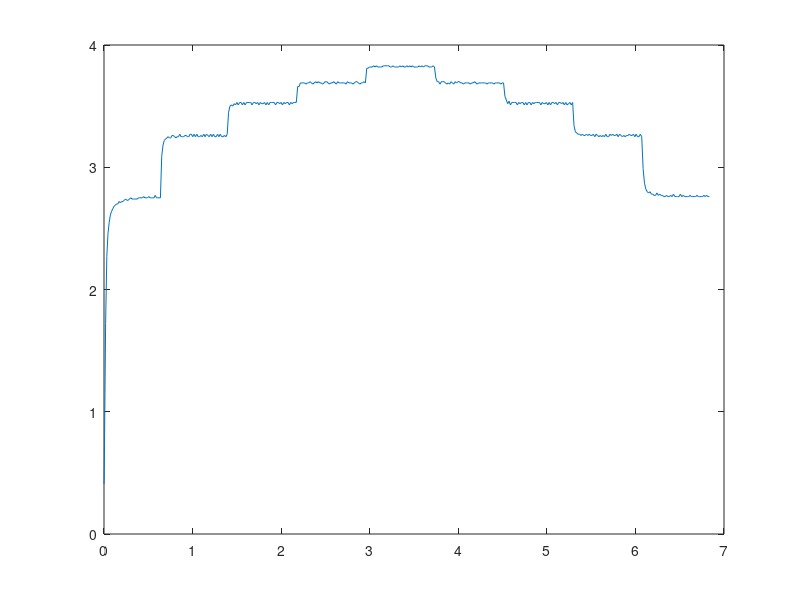

Recreate this plot in MATLAB.
s = [0.41
216
0.43
792
0.44
1376
0.48
2008
0.51
2640
0.54
3272
0.73
5680
1.72
18160
2.27
31680
2.46
45200
2.55
58720
2.61
72240
2.64
85760
2.66
99280
2.68
112800
2.69
127360
2.70
141920
2.70
156480
2.72
171040
2.71
185600
2.72
200160
2.72
214720
2.73
229280
2.74
243840
2.73
258400
2.73
272960
2.74
287520
2.75
302080
2.74
316640
2.74
331200
2.74
345760
2.74
360320
2.74
374888
2.75
389440
2.75
404000
2.75
418560
2.75
433120
2.76
447680
2.75
462240
2.75
476800
2.75
491360
2.76
505920
2.75
520480
2.75
535040
2.75
549600
2.75
564160
2.77
578720
2.75
593280
2.75
607840
2.75
622400
2.75
636960
3.09
651520
3.18
666080
3.22
680640
3.23
695200
3.24
709760
3.25
724320
3.24
738880
3.24
753440
3.26
768000
3.26
782560
3.25
797120
3.24
811680
3.25
826240
3.25
840808
3.27
855360
3.25
869920
3.25
884480
3.25
899040
3.26
913600
3.26
928160
3.25
942720
3.25
957280
3.27
971840
3.27
986400
3.25
1000960
3.27
1016560
3.25
1032160
3.27
1047760
3.25
1063360
3.25
1078960
3.26
1094560
3.25
1110160
3.27
1125760
3.25
1141360
3.27
1156960
3.26
1172560
3.25
1188160
3.27
1203760
3.25
1219360
3.27
1234960
3.25
1250560
3.25
1266160
3.27
1281760
3.25
1297360
3.27
1312960
3.25
1328560
3.25
1344160
3.26
1359760
3.25
1375360
3.27
1390960
3.45
1406560
3.50
1422160
3.51
1437760
3.50
1453360
3.52
1468960
3.51
1484560
3.53
1500160
3.51
1515760
3.53
1531360
3.53
1546960
3.51
1562560
3.53
1578160
3.51
1593760
3.53
1609360
3.53
1624960
3.53
1640568
3.53
1656160
3.51
1671760
3.53
1687360
3.53
1702960
3.52
1718560
3.53
1734160
3.51
1749760
3.53
1765364
3.52
1780960
3.52
1796560
3.53
1812160
3.51
1827760
3.53
1843360
3.51
1858960
3.53
1874560
3.53
1890160
3.53
1905768
3.53
1921360
3.51
1936960
3.53
1952560
3.53
1968160
3.52
1983760
3.53
1999360
3.51
2014960
3.53
2030560
3.52
2046160
3.53
2061760
3.53
2077360
3.51
2092960
3.53
2108560
3.52
2124160
3.53
2139760
3.53
2155360
3.53
2170960
3.66
2186560
3.66
2202160
3.69
2217760
3.69
2233360
3.69
2248960
3.69
2264560
3.68
2280160
3.69
2295760
3.69
2311360
3.70
2326960
3.69
2342560
3.68
2358160
3.69
2373760
3.70
2389360
3.69
2404960
3.70
2420560
3.69
2436160
3.69
2451760
3.68
2467360
3.69
2482960
3.70
2498560
3.70
2514160
3.69
2529760
3.68
2545360
3.69
2560960
3.69
2576560
3.70
2592160
3.69
2607760
3.68
2623360
3.70
2638968
3.69
2654560
3.69
2670160
3.69
2685760
3.69
2701360
3.69
2716960
3.68
2732560
3.70
2748160
3.69
2763764
3.69
2779360
3.69
2794960
3.68
2810560
3.69
2826160
3.70
2841760
3.70
2857360
3.69
2872960
3.68
2888560
3.69
2904168
3.69
2919760
3.70
2935360
3.69
2950960
3.81
2966560
3.81
2982160
3.82
2997760
3.82
3013360
3.82
3028960
3.83
3044560
3.82
3060160
3.83
3075760
3.82
3091360
3.82
3106960
3.82
3122560
3.82
3138160
3.83
3153760
3.83
3169360
3.83
3184960
3.83
3200560
3.83
3216160
3.82
3231760
3.82
3247360
3.83
3262960
3.82
3278560
3.82
3294160
3.82
3309760
3.82
3325360
3.83
3340960
3.82
3356560
3.83
3372160
3.82
3387760
3.82
3403360
3.83
3418960
3.82
3434560
3.83
3450160
3.82
3465760
3.83
3481360
3.82
3496960
3.82
3512560
3.82
3528160
3.82
3543760
3.83
3559360
3.82
3574960
3.83
3590560
3.82
3606160
3.83
3621760
3.83
3637368
3.83
3652960
3.82
3668560
3.82
3684160
3.82
3699760
3.83
3715360
3.82
3730960
3.73
3746560
3.70
3762164
3.70
3777760
3.68
3793360
3.70
3808960
3.70
3824560
3.70
3840160
3.69
3855760
3.68
3871360
3.69
3886960
3.68
3902568
3.70
3918160
3.69
3933760
3.68
3949360
3.70
3964960
3.69
3980560
3.70
3996160
3.70
4011760
3.69
4027360
3.69
4042960
3.68
4058560
3.69
4074160
3.69
4089760
3.69
4105360
3.69
4120960
3.68
4136560
3.69
4152160
3.69
4167760
3.70
4183360
3.69
4198960
3.68
4214560
3.69
4230160
3.69
4245760
3.69
4261360
3.69
4276960
3.69
4292560
3.69
4308160
3.68
4323760
3.69
4339360
3.69
4354960
3.69
4370560
3.69
4386160
3.68
4401760
3.69
4417360
3.69
4432960
3.69
4448560
3.69
4464160
3.68
4479760
3.69
4495360
3.69
4510960
3.58
4526560
3.55
4542160
3.52
4557760
3.54
4573360
3.51
4588960
3.53
4604560
3.53
4620160
3.53
4635768
3.53
4651360
3.51
4666960
3.53
4682560
3.52
4698160
3.53
4713760
3.53
4729360
3.51
4744960
3.53
4760564
3.51
4776160
3.53
4791760
3.53
4807360
3.51
4822960
3.53
4838560
3.52
4854160
3.53
4869760
3.53
4885360
3.53
4900968
3.53
4916560
3.51
4932160
3.53
4947760
3.52
4963360
3.52
4978960
3.53
4994560
3.51
5010160
3.53
5025760
3.51
5041360
3.53
5056960
3.53
5072560
3.52
5088160
3.53
5103760
3.51
5119360
3.53
5134960
3.53
5150560
3.52
5166160
3.53
5181760
3.51
5197360
3.53
5212960
3.51
5228560
3.52
5244160
3.53
5259760
3.51
5275360
3.53
5290960
3.34
5306560
3.29
5322160
3.28
5337760
3.27
5353360
3.27
5368960
3.26
5384560
3.27
5400160
3.26
5415760
3.26
5431360
3.27
5446960
3.26
5462560
3.27
5478160
3.26
5493760
3.26
5509360
3.27
5524960
3.25
5540560
3.27
5556160
3.26
5571760
3.25
5587360
3.26
5602960
3.25
5618560
3.26
5634168
3.25
5649760
3.27
5665360
3.25
5680960
3.25
5696560
3.27
5712160
3.26
5727760
3.27
5743360
3.26
5758964
3.26
5774560
3.27
5790160
3.25
5805760
3.27
5821360
3.26
5836960
3.25
5852560
3.26
5868160
3.25
5883760
3.26
5899368
3.26
5914960
3.27
5930560
3.26
5946160
3.26
5961760
3.27
5977360
3.25
5992960
3.27
6008560
3.25
6024160
3.25
6039760
3.27
6055360
3.25
6070960
2.99
6086560
2.87
6102160
2.82
6117760
2.80
6133360
2.79
6148960
2.80
6164560
2.78
6180160
2.78
6195760
2.77
6211360
2.77
6226960
2.79
6242560
2.77
6258160
2.78
6273760
2.77
6289360
2.77
6304960
2.76
6320560
2.76
6336160
2.77
6351760
2.76
6367360
2.76
6382960
2.77
6398560
2.76
6414160
2.78
6429760
2.76
6445360
2.76
6460960
2.76
6476560
2.76
6492160
2.78
6507760
2.76
6523360
2.77
6538960
2.76
6554560
2.76
6570160
2.76
6585760
2.76
6601360
2.77
6616960
2.76
6632568
2.76
6648160
2.76
6663760
2.76
6679360
2.77
6694960
2.76
6710560
2.76
6726160
2.76
6741760
2.76
6757364
2.77
6772960
2.76
6788560
2.77
6804160
2.76
6819760
2.76
6835360
];



v = s(1:2:end,:);  % odd matrix

t = s(2:2:end,:);  % even matrix
t = t * 10^(-6);

plot(t,v);